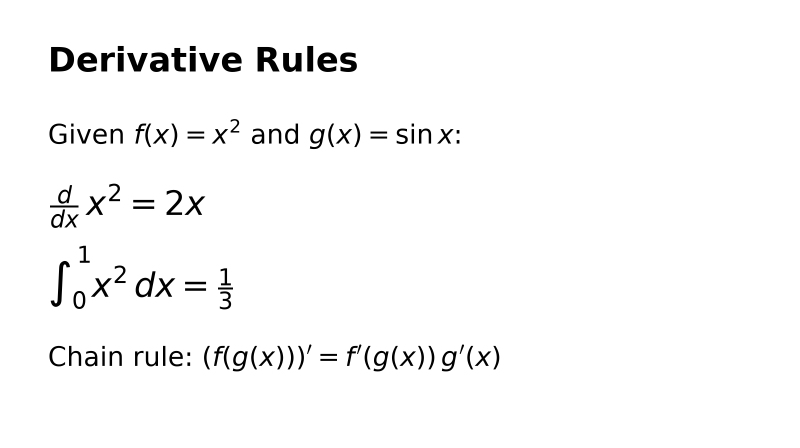
#> input picture assets/test_text.png, 1600 x 896 px (shown at 1/2 size)
$ python enhance.py ../assets/test_text.png ../assets/test_text.png
#> lines starting #> are read from the running program, lines starting #| are printed output that depends on the picture; after the words box and inside, x2 and y2 are one past the last pixel; in counts of white or black regions, pixels touching at a corner belong together
# -*- coding: utf-8 -*-
"""preprocess/enhance.py —— 图像增强四步(主责: B 郭佳欣;骨架: A 提供)

验证命令(填完函数后运行):
    python -m preprocess.enhance assets/test_text.png data/enhance_check
期望结果:
    data/enhance_check/ 下生成 gray.png / norm.png / binary.png / crop.png
    其中 crop.png 四边贴合内容,没有大片空白边;肉眼核对即可。

AI 辅助说明: 见 README「诚信声明」。

数据流(接口已冻结,只填函数体,不改签名):
    load_image(A) -> to_gray -> normalize -> binarize -> crop_content
    输入 bgr    : np.ndarray, 形状 (H, W, 3), uint8, BGR, 长边 <= 1600
    最终输出    : np.ndarray, 形状 (H, W),   uint8, 取值 0/255

极性约定(重要,联调时与 A 确认):
    本模块输出的二值图极性不保证(板书照片通常是"黑字白底");
    layout 入口会先 ensure_foreground_white() 统一成"字=白(255)"再切行。
    因此这里不需要你自己翻转极性,也不要改动 crop_content 的前景判断。
"""

from __future__ import annotations

import cv2
import numpy as np


def to_gray(bgr: np.ndarray) -> np.ndarray:
    """第一步: BGR 彩色图 -> 单通道灰度图。

    单行实现,用 cv2.cvtColor。验证:
        python -c "import cv2; from preprocess.enhance import to_gray; \
g = to_gray(cv2.imread('assets/test_text.png')); print(g.shape, g.dtype)"
    期望: (H, W) uint8 —— 比输入少一维。
    """
    return cv2.cvtColor(bgr, cv2.COLOR_BGR2GRAY)


def normalize(gray: np.ndarray) -> np.ndarray:
    """第二步: 光照归一化(CLAHE),把板书照片上的明暗拉均匀。

    用 cv2.createCLAHE(clipLimit=2.0, tileGridSize=(8, 8)) 再 .apply。
    验证: 对同一张图,角落发暗的区域在 norm.png 里字迹应更清晰均匀。
    """
    clahe = cv2.createCLAHE(clipLimit=2.0, tileGridSize=(8, 8))
    return clahe.apply(gray)


def binarize(gray: np.ndarray) -> np.ndarray:
    """第三步: Otsu 自动阈值二值化,输出只有 0 和 255 两种值。

    用 cv2.threshold(gray, 0, 255, cv2.THRESH_BINARY + cv2.THRESH_OTSU),
    阈值参数填 0 表示让 Otsu 自己找,不要手调数字。
    验证: binary.png 里整张图只有黑白两色,没有中间灰。
    """
    _, out = cv2.threshold(gray, 0, 255, cv2.THRESH_BINARY + cv2.THRESH_OTSU)
    return out


def crop_content(bin_img: np.ndarray) -> np.ndarray:
    """第四步: 用行列投影裁掉四周空白边。

    前景判断: 本步骤按"暗像素是字"统计(与 Otsu 输出极性一致),
    即 fg = (bin_img < 128)。不需要翻转极性,layout 入口会统一。

    算法步骤(参考《分工_B_版面分析.md》§3.4):
      1. fg = (bin_img < 128)              # True 表示是字
      2. rows = np.where(fg.any(axis=1))[0]  # 有字的行号
      3. cols = np.where(fg.any(axis=0))[0]  # 有字的列号
      4. 空图(len(rows)==0 或 len(cols)==0)原样返回,不要崩溃
      5. 用切片 bin_img[rows[0]:rows[-1]+1, cols[0]:cols[-1]+1] 裁剪

    验证: crop.png 四边贴合内容,无大片空白边。
    """
    fg = bin_img < 128                    # True = 暗像素 = 字
    rows = np.where(fg.any(axis=1))[0]
    cols = np.where(fg.any(axis=0))[0]
    if len(rows) == 0 or len(cols) == 0:
        return bin_img                    # 全空图: 原样返回,不要崩
    return bin_img[rows[0]:rows[-1] + 1, cols[0]:cols[-1] + 1]


# ---------------------------------------------------------------------------
# 以下自测脚本与四个函数的实现无关,B 不需要修改。
# 作用: 把一张样例图走完四步并存图,让你用眼睛检查每一步结果。
# ---------------------------------------------------------------------------
if __name__ == "__main__":
    import os
    import sys

    from config import MAX_SIDE

    if len(sys.argv) != 3:
        print("用法: python -m preprocess.enhance <图片路径> <输出目录>")
        raise SystemExit(1)

    src, out_dir = sys.argv[1], sys.argv[2]
    os.makedirs(out_dir, exist_ok=True)

    # 与 A 的 load_image 等价的缩放逻辑(正式版以 preprocess/pipeline.py 为准)
    bgr = cv2.imread(src)
#> bgr is the input picture: shape (896, 1600, 3); min 0, max 255, mean 248.3
    if bgr is None:
        raise FileNotFoundError(src)
    h, w = bgr.shape[:2]
#> h = 896; w = 1600
    scale = MAX_SIDE / max(h, w)
#> scale = 1
    if scale < 1:
        bgr = cv2.resize(bgr, (int(w * scale), int(h * scale)))

    gray = to_gray(bgr)
    norm = normalize(gray)
    bin_img = binarize(norm)
#> in binarize, `_, out = cv2.threshold(gray, 0, 255, cv2.THRESH_BINARY + cv2.THRESH_OT..`: out: shape (896, 1600); 97.4% white; 106 black regions, largest, box (x1, y1, x2, y2) and area: (102, 94, 148, 143) 1478, (515, 94, 559, 143) 1422, (300, 105, 337, 144) 1014
    crop = crop_content(bin_img)
#> in crop_content, `fg = bin_img < 128`:
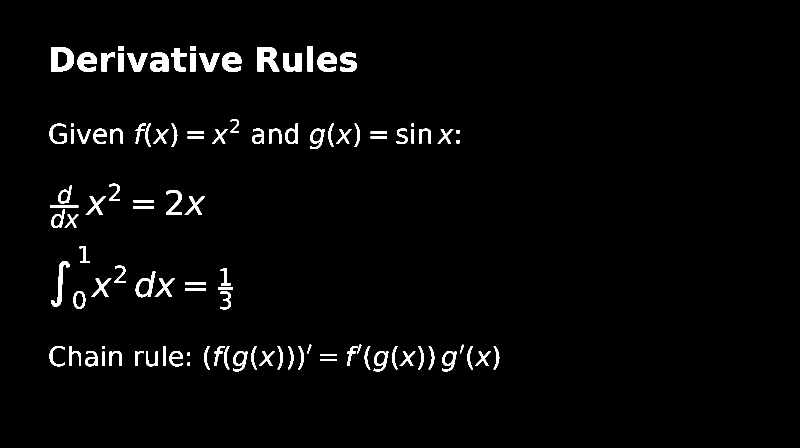
#> fg: shape (896, 1600) bool (shown at 1/2 size); 2.6% white; 106 white regions, largest, box (x1, y1, x2, y2) and area: (102, 94, 148, 143) 1478, (515, 94, 559, 143) 1422, (300, 105, 337, 144) 1014
#> in crop_content, `rows = np.where(fg.any(axis=1))[0]`: rows = 382 values from 92 to 742
#> in crop_content, `cols = np.where(fg.any(axis=0))[0]`: cols = 843 values from 99 to 998
#> in crop_content, `return bin_img[rows[0]:rows[-1] + 1, cols[0]:cols[-1] + 1]`:
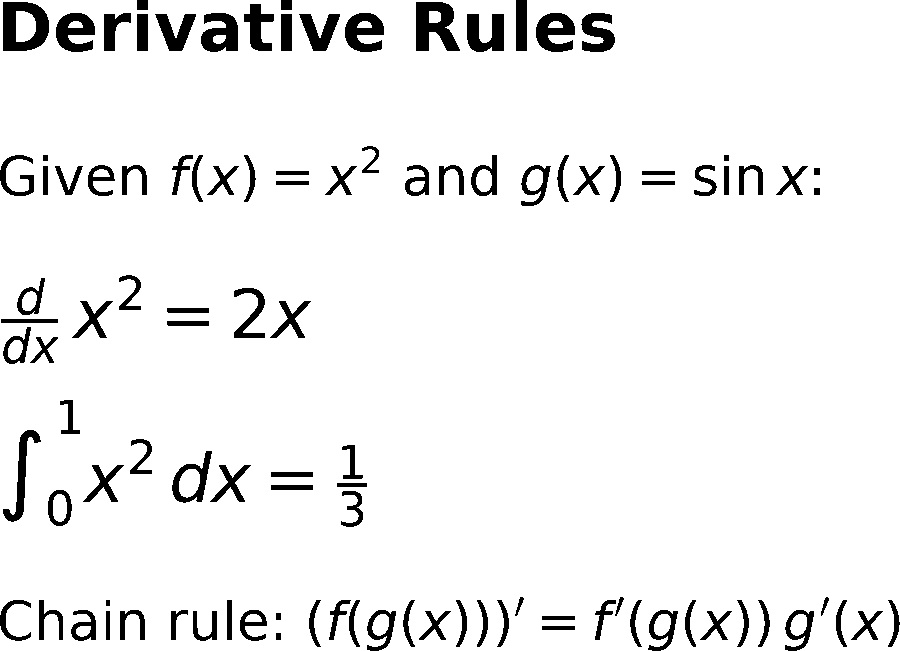
#> returned value: shape (651, 900); 93.6% white; 106 black regions, largest, box (x1, y1, x2, y2) and area: (3, 2, 49, 51) 1478, (416, 2, 460, 51) 1422, (201, 13, 238, 52) 1014

    cv2.imwrite(os.path.join(out_dir, "gray.png"), gray)
    cv2.imwrite(os.path.join(out_dir, "norm.png"), norm)
    cv2.imwrite(os.path.join(out_dir, "binary.png"), bin_img)
    cv2.imwrite(os.path.join(out_dir, "crop.png"), crop)
    print(f"已输出 4 张图到 {out_dir}/ ,请肉眼核对 crop.png 是否贴合内容")

$ run again, with assets/test_formula.png copied over assets/test_text.png
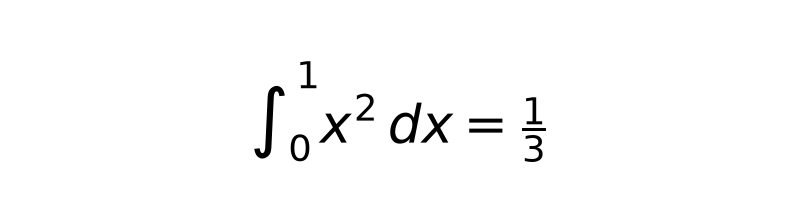
#> input picture assets/test_formula.png, 800 x 224 px
#> bgr is the input picture: shape (224, 800, 3); min 0, max 255, mean 251
#> in binarize, `_, out = cv2.threshold(gray, 0, 255, cv2.THRESH_BINARY + cv2.THRESH_OT..`:
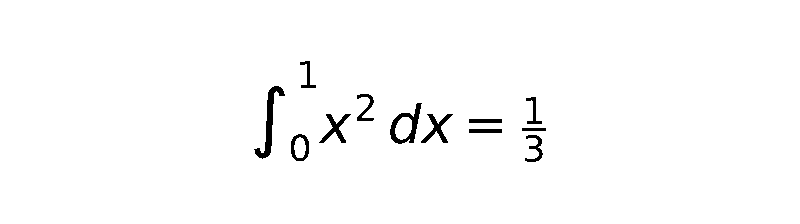
#> out: shape (224, 800); 98.4% white; 12 black regions, largest, box (x1, y1, x2, y2) and area: (254, 86, 285, 159) 555, (390, 103, 422, 144) 449, (421, 114, 453, 143) 305
#> rows = 101 values from 61 to 161
#> cols = 225 values from 254 to 545
#> in crop_content, `return bin_img[rows[0]:rows[-1] + 1, cols[0]:cols[-1] + 1]`:
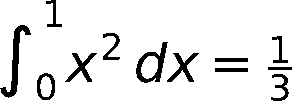
#> returned value: shape (101, 292); 90.5% white; 12 black regions, largest, box (x1, y1, x2, y2) and area: (0, 25, 31, 98) 555, (136, 42, 168, 83) 449, (167, 53, 199, 82) 305
